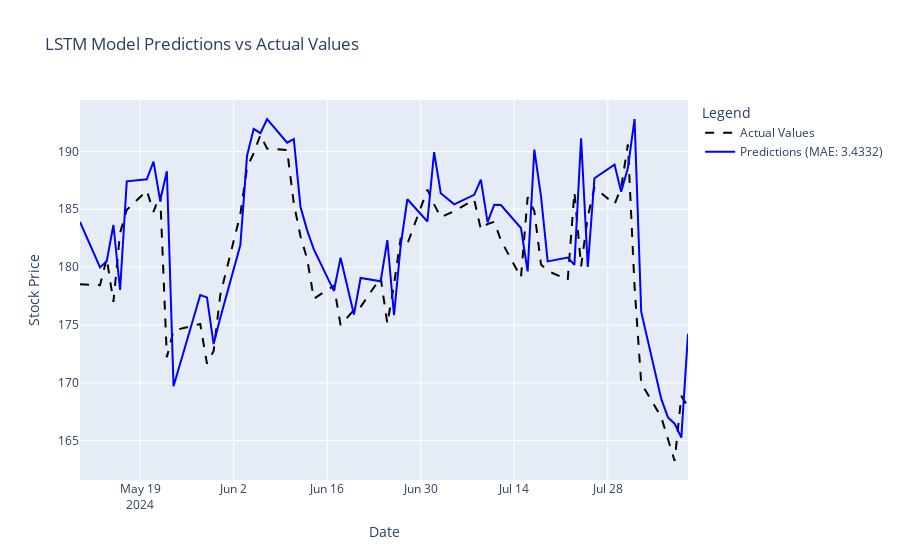

The code cell stored with this chart in its notebook:
### Code cell
import numpy as np
import pandas as pd
import yfinance as yf
import tensorflow as tf
from tensorflow.keras.models import Sequential
from tensorflow.keras.layers import LSTM, Dense, Dropout
from tensorflow.keras.optimizers import Adam
from sklearn.metrics import mean_absolute_error
from sklearn.preprocessing import MinMaxScaler
import plotly.graph_objects as go
##################################
# Define the best configuration
#################################
# IMPORTANT
#################################
# Best Configuration - Years: 10, Batch Size: 32, Epochs: 60 - MAE: 3.2200385199652777


best_years = 10
best_batch_size = 32
best_epochs = 60

##########################################################################
# Configuration for the LSTM model (Random Search - ******IMPORTANT******)
##########################################################################
config = {'units': 100, 'dropout': 0.2, 'learning_rate': 0.001}


# Download the data
start_date = '1974-01-01'
end_date = '2024-08-10'
all_stocks = ['BA', 'MSI', 'DE', 'SPGI']
df = yf.download(all_stocks, start=start_date, end=end_date)['Adj Close']
df = df.reset_index()

test_start = '2024-01-01'
test_end = '2024-08-10'

# Prepare the BA stock data
df['Date'] = pd.to_datetime(df['Date'])
df.set_index('Date', inplace=True)
df = df['BA']

# Preprocess Data
def preprocess_data(df, window_size):
    #scaler = MinMaxScaler(feature_range=(0, 1))
    #scaled_data = scaler.fit_transform(df.values.reshape(-1, 1))

    scaled_data = df.values.reshape(-1, 1)

    X, y, dates = [], [], []
    for i in range(window_size, len(df)):
        X.append(scaled_data[i-window_size:i, 0])
        y.append(scaled_data[i, 0])
        dates.append(df.index[i])  # Collect dates for plotting

    X, y = np.array(X), np.array(y)
    X = np.reshape(X, (X.shape[0], X.shape[1], 1))  # Reshape for LSTM [samples, time steps, features]

    return X, y, None, dates

# Define LSTM Model
def create_lstm_model(units, dropout, learning_rate):
    model = Sequential()
    model.add(LSTM(units=units, return_sequences=False, input_shape=(90, 1)))
    model.add(Dropout(dropout))
    model.add(Dense(1))
    model.compile(optimizer=Adam(learning_rate=learning_rate), loss='mean_absolute_error')
    return model

# Train and evaluate each model configuration
def train_and_evaluate(X_train, y_train, X_test, y_test, hyperparams, epochs, batch_size):
        model = create_lstm_model(hyperparams['units'], hyperparams['dropout'], hyperparams['learning_rate'])
        model.fit(X_train, y_train, epochs=epochs, batch_size=batch_size, verbose=0)
        predictions = model.predict(X_test)
        mae = mean_absolute_error(y_test, predictions)
        return mae, predictions




# Prepare the data using the best configuration
train_end = pd.to_datetime('2023-12-31')
train_start = train_end - pd.DateOffset(years=best_years)
df_train = df[train_start:train_end]
df_test = df[test_start:test_end]

# Prepare data
window_size = 90
X_train, y_train, scaler, train_dates = preprocess_data(df_train, window_size)
X_test, y_test, _, test_dates = preprocess_data(df_test, window_size)

# Train the model using the best configuration
model = create_lstm_model(units=150, dropout=0.2, learning_rate=0.001)
model.fit(X_train, y_train, epochs=best_epochs, batch_size=best_batch_size, verbose=0)

# Make predictions on the test data
predictions = model.predict(X_test)

# Inverse transform the predictions and true values using the scaler
#predictions = scaler.inverse_transform(predictions)
#y_test = scaler.inverse_transform(y_test.reshape(-1, 1))

# Calculate MAE
mae = mean_absolute_error(y_test, predictions)
print(f"MAE on Test Data: {mae}")

# Create a Plotly plot to show the predictions and actual values
fig = go.Figure()

# Plot actual values
fig.add_trace(go.Scatter(x=test_dates, y=y_test.flatten(), mode='lines', name='Actual Values', line=dict(color='black', dash='dash')))

# Plot predictions
fig.add_trace(go.Scatter(x=test_dates, y=predictions.flatten(), mode='lines', name=f'Predictions (MAE: {mae:.4f})', line=dict(color='blue')))

# Add layout details
fig.update_layout(
    title="LSTM Model Predictions vs Actual Values",
    xaxis_title="Date",
    yaxis_title="Stock Price",
    legend_title="Legend",
    hovermode="x unified"
)

# Show the plot
fig.show()

### Figure 1 — Plotly figure (JSON) as saved in the notebook; plotly's stock layout.template omitted (floating-point values rounded to 4 significant figures)
{"data": [{"line": {"color": "black", "dash": "dash"}, "mode": "lines", "name": "Actual Values", "type": "scatter", "x": ["2024-05-10T00:00:00", "2024-05-13T00:00:00", "2024-05-14T00:00:00", "2024-05-15T00:00:00", "2024-05-16T00:00:00", "2024-05-17T00:00:00", "2024-05-20T00:00:00", "2024-05-21T00:00:00", "2024-05-22T00:00:00", "2024-05-23T00:00:00", "2024-05-24T00:00:00", "2024-05-28T00:00:00", "2024-05-29T00:00:00", "2024-05-30T00:00:00", "2024-05-31T00:00:00", "2024-06-03T00:00:00", "2024-06-04T00:00:00", "2024-06-05T00:00:00", "2024-06-06T00:00:00", "2024-06-07T00:00:00", "2024-06-10T00:00:00", "2024-06-11T00:00:00", "2024-06-12T00:00:00", "2024-06-13T00:00:00", "2024-06-14T00:00:00", "2024-06-17T00:00:00", "2024-06-18T00:00:00", "2024-06-20T00:00:00", "2024-06-21T00:00:00", "2024-06-24T00:00:00", "2024-06-25T00:00:00", "2024-06-26T00:00:00", "2024-06-27T00:00:00", "2024-06-28T00:00:00", "2024-07-01T00:00:00", "2024-07-02T00:00:00", "2024-07-03T00:00:00", "2024-07-05T00:00:00", "2024-07-08T00:00:00", "2024-07-09T00:00:00", "2024-07-10T00:00:00", "2024-07-11T00:00:00", "2024-07-12T00:00:00", "2024-07-15T00:00:00", "2024-07-16T00:00:00", "2024-07-17T00:00:00", "2024-07-18T00:00:00", "2024-07-19T00:00:00", "2024-07-22T00:00:00", "2024-07-23T00:00:00", "2024-07-24T00:00:00", "2024-07-25T00:00:00", "2024-07-26T00:00:00", "2024-07-29T00:00:00", "2024-07-30T00:00:00", "2024-07-31T00:00:00", "2024-08-01T00:00:00", "2024-08-02T00:00:00", "2024-08-05T00:00:00", "2024-08-06T00:00:00", "2024-08-07T00:00:00", "2024-08-08T00:00:00", "2024-08-09T00:00:00"], "y": [178.5, 178.4, 180.8, 177.0, 183.0, 184.9, 186.6, 184.8, 186.3, 172.2, 174.5, 175.1, 171.6, 172.8, 177.6, 184.6, 188.6, 189.9, 191.4, 190.2, 190.1, 185.5, 182.7, 180.7, 177.3, 178.4, 175.0, 176.3, 176.6, 179.1, 175.1, 178.5, 182.5, 182.0, 186.7, 185.4, 184.3, 184.8, 185.8, 183.2, 183.7, 183.9, 182.3, 179.1, 186.1, 184.8, 180.2, 179.7, 178.9, 186.5, 180.1, 184.4, 186.9, 185.4, 186.9, 190.6, 178.3, 169.9, 167.0, 165.0, 163.2, 168.9, 167.9]}, {"line": {"color": "blue"}, "mode": "lines", "name": "Predictions (MAE: 3.4332)", "type": "scatter", "x": ["2024-05-10T00:00:00", "2024-05-13T00:00:00", "2024-05-14T00:00:00", "2024-05-15T00:00:00", "2024-05-16T00:00:00", "2024-05-17T00:00:00", "2024-05-20T00:00:00", "2024-05-21T00:00:00", "2024-05-22T00:00:00", "2024-05-23T00:00:00", "2024-05-24T00:00:00", "2024-05-28T00:00:00", "2024-05-29T00:00:00", "2024-05-30T00:00:00", "2024-05-31T00:00:00", "2024-06-03T00:00:00", "2024-06-04T00:00:00", "2024-06-05T00:00:00", "2024-06-06T00:00:00", "2024-06-07T00:00:00", "2024-06-10T00:00:00", "2024-06-11T00:00:00", "2024-06-12T00:00:00", "2024-06-13T00:00:00", "2024-06-14T00:00:00", "2024-06-17T00:00:00", "2024-06-18T00:00:00", "2024-06-20T00:00:00", "2024-06-21T00:00:00", "2024-06-24T00:00:00", "2024-06-25T00:00:00", "2024-06-26T00:00:00", "2024-06-27T00:00:00", "2024-06-28T00:00:00", "2024-07-01T00:00:00", "2024-07-02T00:00:00", "2024-07-03T00:00:00", "2024-07-05T00:00:00", "2024-07-08T00:00:00", "2024-07-09T00:00:00", "2024-07-10T00:00:00", "2024-07-11T00:00:00", "2024-07-12T00:00:00", "2024-07-15T00:00:00", "2024-07-16T00:00:00", "2024-07-17T00:00:00", "2024-07-18T00:00:00", "2024-07-19T00:00:00", "2024-07-22T00:00:00", "2024-07-23T00:00:00", "2024-07-24T00:00:00", "2024-07-25T00:00:00", "2024-07-26T00:00:00", "2024-07-29T00:00:00", "2024-07-30T00:00:00", "2024-07-31T00:00:00", "2024-08-01T00:00:00", "2024-08-02T00:00:00", "2024-08-05T00:00:00", "2024-08-06T00:00:00", "2024-08-07T00:00:00", "2024-08-08T00:00:00", "2024-08-09T00:00:00"], "y": [183.9, 180.0, 180.5, 183.6, 178.0, 187.4, 187.6, 189.1, 185.8, 188.3, 169.7, 177.6, 177.4, 173.3, 175.6, 181.9, 189.6, 191.9, 191.6, 192.8, 190.7, 191.1, 185.2, 183.2, 181.5, 177.9, 180.8, 175.9, 179.1, 178.8, 182.3, 175.9, 181.9, 185.9, 183.9, 189.9, 186.4, 185.4, 186.2, 187.6, 183.9, 185.4, 185.4, 183.4, 179.6, 190.2, 186.1, 180.5, 180.8, 180.2, 191.1, 180.0, 187.7, 188.9, 186.5, 188.6, 192.8, 176.1, 168.6, 167.0, 166.5, 165.3, 174.2]}], "layout": {"hovermode": "x unified", "legend": {"title": {"text": "Legend"}}, "title": {"text": "LSTM Model Predictions vs Actual Values"}, "xaxis": {"title": {"text": "Date"}}, "yaxis": {"title": {"text": "Stock Price"}}}}
